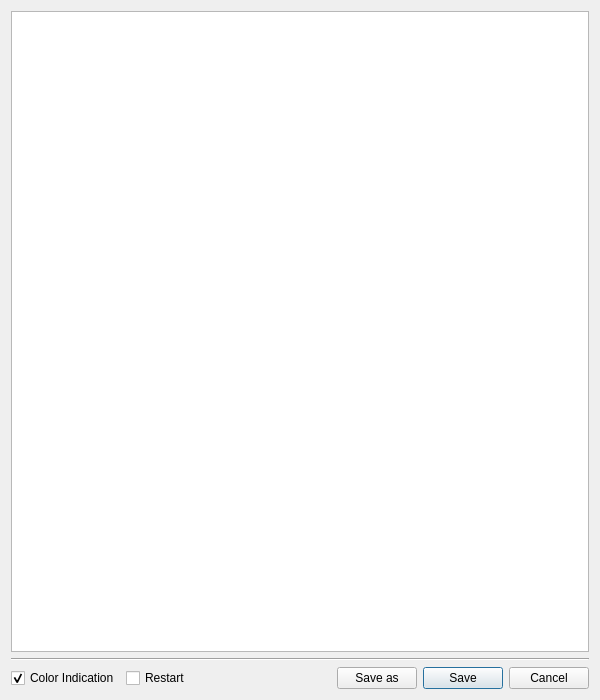
<?xml version="1.0" encoding="UTF-8"?>
<ui version="4.0">
 <class>config_dialog</class>
 <widget class="QDialog" name="config_dialog">
  <property name="geometry">
   <rect>
    <x>0</x>
    <y>0</y>
    <width>600</width>
    <height>700</height>
   </rect>
  </property>
  <property name="windowTitle">
   <string>Config Editor</string>
  </property>
  <property name="modal">
   <bool>false</bool>
  </property>
  <layout class="QGridLayout" name="gridLayout">
   <item row="0" column="0">
    <widget class="QTreeView" name="config_view">
     <property name="editTriggers">
      <set>QAbstractItemView::DoubleClicked|QAbstractItemView::EditKeyPressed|QAbstractItemView::SelectedClicked</set>
     </property>
     <attribute name="headerCascadingSectionResizes">
      <bool>false</bool>
     </attribute>
     <attribute name="headerDefaultSectionSize">
      <number>250</number>
     </attribute>
    </widget>
   </item>
   <item row="2" column="0">
    <layout class="QGridLayout" name="gridLayout_2">
     <item row="0" column="2">
      <spacer name="horizontalSpacer">
       <property name="orientation">
        <enum>Qt::Horizontal</enum>
       </property>
       <property name="sizeHint" stdset="0">
        <size>
         <width>40</width>
         <height>20</height>
        </size>
       </property>
      </spacer>
     </item>
     <item row="0" column="1">
      <widget class="QCheckBox" name="do_restart">
       <property name="text">
        <string>Restart</string>
       </property>
       <property name="shortcut">
        <string>R</string>
       </property>
      </widget>
     </item>
     <item row="0" column="4">
      <widget class="QDialogButtonBox" name="buttonBox">
       <property name="standardButtons">
        <set>QDialogButtonBox::Cancel|QDialogButtonBox::Save</set>
       </property>
      </widget>
     </item>
     <item row="0" column="0">
      <widget class="QCheckBox" name="do_coloring">
       <property name="text">
        <string>Color Indication</string>
       </property>
       <property name="checked">
        <bool>true</bool>
       </property>
      </widget>
     </item>
     <item row="0" column="3">
      <widget class="QPushButton" name="save_as_button">
       <property name="text">
        <string>Save as</string>
       </property>
      </widget>
     </item>
    </layout>
   </item>
   <item row="1" column="0">
    <widget class="Line" name="line">
     <property name="orientation">
      <enum>Qt::Horizontal</enum>
     </property>
    </widget>
   </item>
  </layout>
 </widget>
 <resources/>
 <connections>
  <connection>
   <sender>buttonBox</sender>
   <signal>accepted()</signal>
   <receiver>config_dialog</receiver>
   <slot>accept()</slot>
   <hints>
    <hint type="sourcelabel">
     <x>260</x>
     <y>237</y>
    </hint>
    <hint type="destinationlabel">
     <x>157</x>
     <y>246</y>
    </hint>
   </hints>
  </connection>
  <connection>
   <sender>buttonBox</sender>
   <signal>rejected()</signal>
   <receiver>config_dialog</receiver>
   <slot>reject()</slot>
   <hints>
    <hint type="sourcelabel">
     <x>260</x>
     <y>239</y>
    </hint>
    <hint type="destinationlabel">
     <x>267</x>
     <y>246</y>
    </hint>
   </hints>
  </connection>
 </connections>
</ui>
